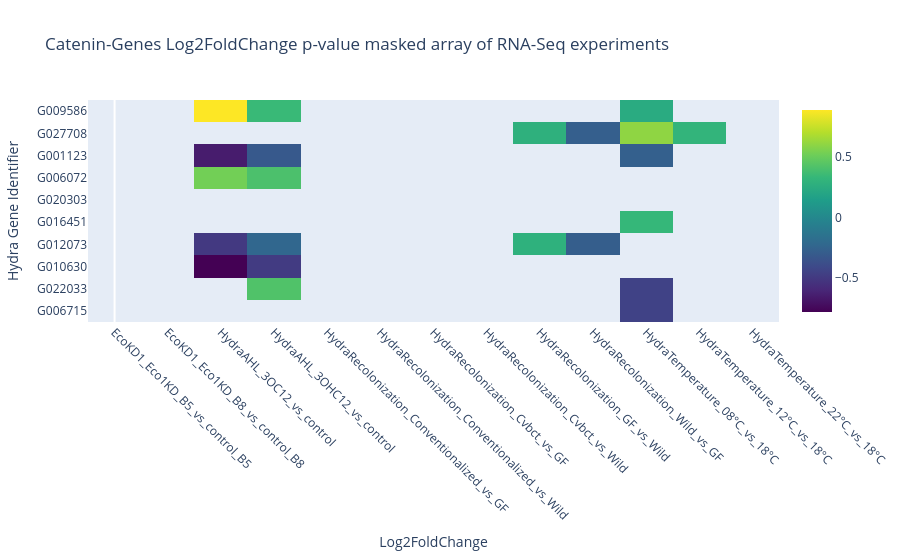

Here is the notebook cell this chart was saved with:
### Code cell
annot_mat = np.repeat(annotation_genes_to_catenin["KO_definition"].to_numpy()[np.newaxis, :], len(list(catenin_genes_to_exp.iloc[:,1:].columns)), axis=0).T
custom_yticklabels = catenin_genes_to_pval["gene_id"]
custom_xticklabels = list(catenin_genes_to_exp.iloc[:,1:].columns)

matrix = catenin_genes_to_exp.iloc[:,1:].to_numpy()
matrix = np.nan_to_num(matrix, nan=0)

pmat = catenin_genes_to_pval.iloc[:,1:].to_numpy()
pmat = np.nan_to_num(pmat, nan=1)
mask_matrix = pmat >= 0.05  # Example mask matrix

#mask_matrix = mask_matrix.to_numpy()
masked_matrix = np.where(mask_matrix, np.nan, matrix)
#masked_matrix = np.nan_to_num(masked_matrix, nan=0)

hover_text = list(annot_mat)
heatmap_masked = go.Heatmap(z=masked_matrix, hovertext=hover_text, hoverinfo='text', colorscale='viridis', x=np.arange(len(matrix[0])), y=custom_yticklabels)
heatmap_original = go.Heatmap(z=matrix, visible='legendonly', colorscale='viridis', x=np.arange(len(matrix[0])), y=custom_yticklabels)

# Create the figure
fig = go.Figure(data=[heatmap_masked, heatmap_original])
# Create the figure

# Update layout to set axis titles and hover mode
fig.update_layout(
    title='Catenin-Genes Log2FoldChange p-value masked array of RNA-Seq experiments',
    xaxis=dict(title='Log2FoldChange',  tickmode='array', tickvals=np.arange(len(custom_xticklabels)), ticktext=custom_xticklabels, showgrid=False, tickangle=45),
    yaxis=dict(title='Hydra Gene Identifier', tickmode='array', tickvals=np.arange(len(custom_yticklabels)), ticktext=custom_yticklabels, showgrid=False),
    hovermode='closest',
    #height=800,
)

# Show the plot
fig.show()
write_html(fig, '../results/figures/genes_tpm_heatmaps/heatmap_plot_catenin.html')

### Figure 1 — Plotly figure (JSON) as saved in the notebook; plotly's stock layout.template omitted (floating-point values rounded to 4 significant figures; data arrays with more than 128 entries replaced by an {"elided": "..."} marker saying what was removed)
{"data": [{"colorscale": [[0, "#440154"], [0.1111, "#482878"], [0.2222, "#3e4989"], [0.3333, "#31688e"], [0.4444, "#26828e"], [0.5556, "#1f9e89"], [0.6667, "#35b779"], [0.7778, "#6ece58"], [0.8889, "#b5de2b"], [1, "#fde725"]], "hoverinfo": "text", "hovertext": {"elided": "10x13 str values"}, "type": "heatmap", "x": [0, 1, 2, 3, 4, 5, 6, 7, 8, 9, 10, 11, 12], "y": ["G006715", "G022033", "G010630", "G012073", "G016451", "G020303", "G006072", "G001123", "G027708", "G009586"], "z": {"elided": "10x13 float values"}}, {"colorscale": [[0, "#440154"], [0.1111, "#482878"], [0.2222, "#3e4989"], [0.3333, "#31688e"], [0.4444, "#26828e"], [0.5556, "#1f9e89"], [0.6667, "#35b779"], [0.7778, "#6ece58"], [0.8889, "#b5de2b"], [1, "#fde725"]], "type": "heatmap", "visible": "legendonly", "x": [0, 1, 2, 3, 4, 5, 6, 7, 8, 9, 10, 11, 12], "y": ["G006715", "G022033", "G010630", "G012073", "G016451", "G020303", "G006072", "G001123", "G027708", "G009586"], "z": {"elided": "10x13 float values"}}], "layout": {"hovermode": "closest", "title": {"text": "Catenin-Genes Log2FoldChange p-value masked array of RNA-Seq experiments"}, "xaxis": {"showgrid": false, "tickangle": 45, "tickmode": "array", "ticktext": ["EcoKD1_Eco1KD_B5_vs_control_B5", "EcoKD1_Eco1KD_B8_vs_control_B8", "HydraAHL_3OC12_vs_control", "HydraAHL_3OHC12_vs_control", "HydraRecolonization_Conventionalized_vs_GF", "HydraRecolonization_Conventionalized_vs_Wild", "HydraRecolonization_Cvbct_vs_GF", "HydraRecolonization_Cvbct_vs_Wild", "HydraRecolonization_GF_vs_Wild", "HydraRecolonization_Wild_vs_GF", "HydraTemperature_08°C_vs_18°C", "HydraTemperature_12°C_vs_18°C", "HydraTemperature_22°C_vs_18°C"], "tickvals": [0, 1, 2, 3, 4, 5, 6, 7, 8, 9, 10, 11, 12], "title": {"text": "Log2FoldChange"}}, "yaxis": {"showgrid": false, "tickmode": "array", "ticktext": ["G006715", "G022033", "G010630", "G012073", "G016451", "G020303", "G006072", "G001123", "G027708", "G009586"], "tickvals": [0, 1, 2, 3, 4, 5, 6, 7, 8, 9], "title": {"text": "Hydra Gene Identifier"}}}}
